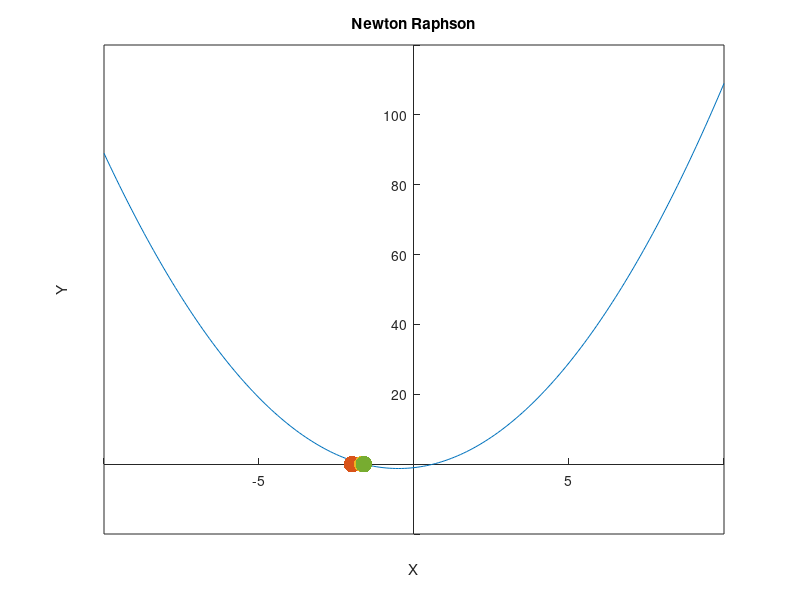

The MATLAB script that drew this image:
clear all
clc

f = @(x)x.^2+x-1;
f1 = @(x) 2*x+1;

x0 = -2;

tolerancia = 0.0001;
contador = 1;
error = abs(2*tolerancia);
while(error >= tolerancia)
	raiz(contador) = x0;
	x1 = (x0)-(f(x0)/f1(x0));
	error = abs(x1-x0);
	x0 = x1;
	contador = contador +1;
disp(x1);
end


x = -10:0.1:10;
y = x.^2+x-1;
plot(x, y);
set (gca, "xaxislocation", "origin")
set (gca, "yaxislocation", "origin")
xlabel('X'); ylabel('Y'); hold on;
title("Newton Raphson");

xR = [ -2.0000, -1.6667, -1.6190, -1.6180 ];
yR = 0;
plot(xR, yR, '.', 'markersize', 36);

